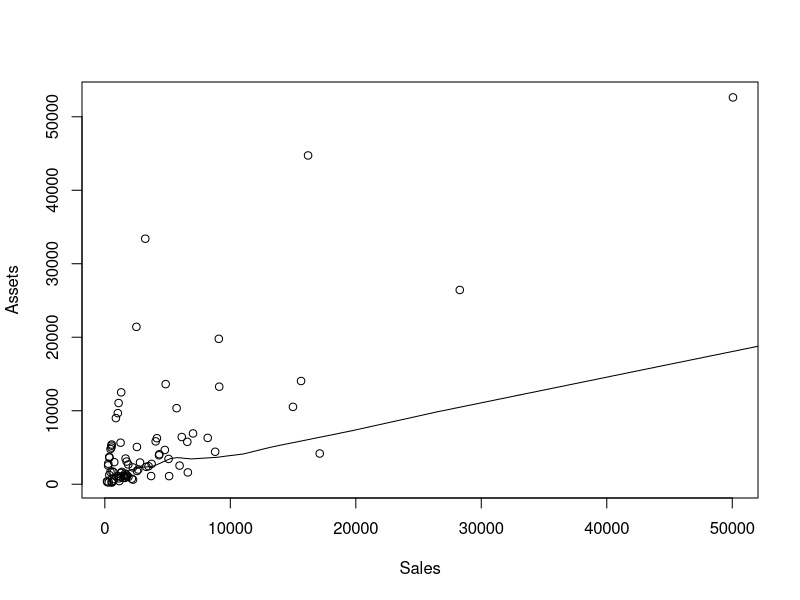
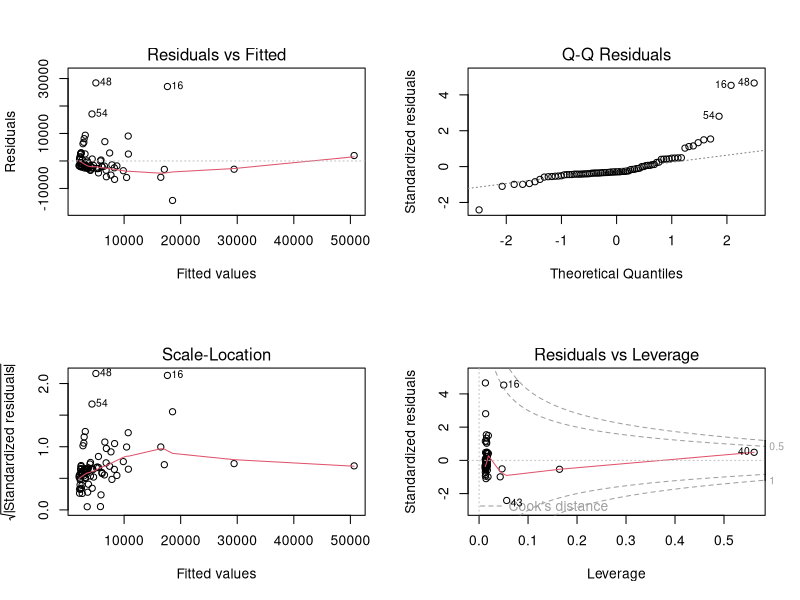
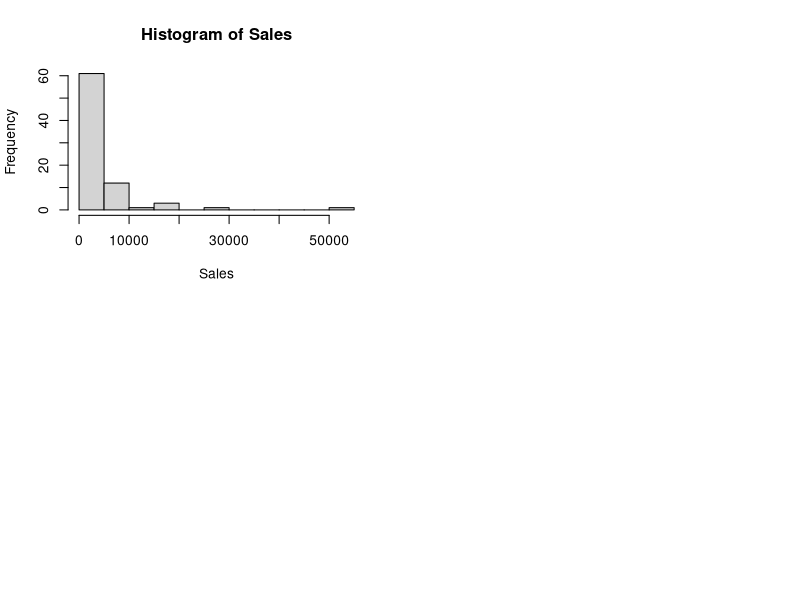

These figures' R source, in order:
## ---- chunk 1
company <- read.csv("company.csv")
attach(company)
## ---- chunk 2
plot(x = Sales, y = Assets)
lines(lowess(Assets, Sales))
## ---- chunk 3
fit_1 <- lm(Assets ~ Sales)
par(mfrow = c(2,2))
plot(fit_1)
## ---- chunk 4
hist(Sales)
## ---- chunk 5
library(car)
summary(powerTransform(Sales))
## ---- chunk 6
log_sales <- log(Sales)
## ---- chunk 7
fit_2 <- lm(Assets ~ log_sales)
summary(powerTransform(fit_2))
